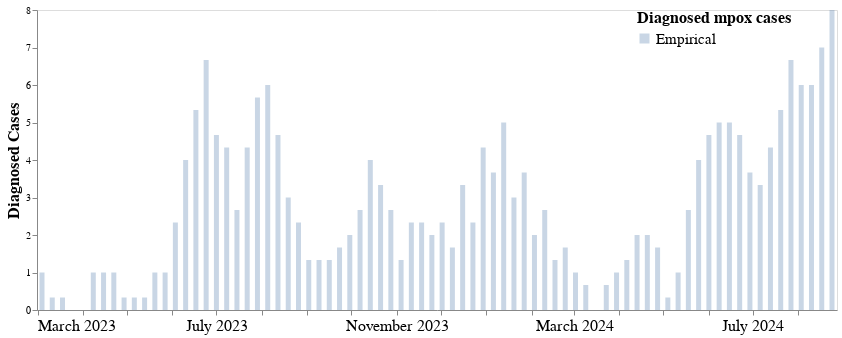

Here is the notebook cell this chart was saved with:
### Code cell
cases_bar =  alt.Chart(subset_sims_df, title = "").mark_bar(interpolate='monotone', opacity = 0.3 ,color = "black", clip = True).encode(
    alt.X('week:T', axis=alt.Axis(title="",tickCount = "month", grid=False,format="%B %Y", labelFontSize = 16)),
    alt.Y('value',axis=alt.Axis(title="Diagnosed Cases", grid=False, titleFontSize = 16),stack = False),

    alt.Color('variable:N',legend=alt.Legend(title= "Diagnosed mpox cases",offset = -200, labelFontSize = 15, titleFontSize = 16)),


).properties(
    width=800,
    height=300
).transform_filter(datum.variable == "Empirical")
cases_bar

### Figure 1 — Vega-Lite specification as saved in the notebook (floating-point values rounded to 4 significant figures; data arrays with more than 128 entries replaced by an {"elided": "..."} marker saying what was removed)
{"config": {"view": {"continuousWidth": 400, "continuousHeight": 300}}, "data": {"name": "data-f8a3ead449691ac17fe47aca1463e6bc"}, "mark": {"type": "bar", "clip": true, "color": "black", "interpolate": "monotone", "opacity": 0.3}, "encoding": {"color": {"field": "variable", "legend": {"labelFontSize": 15, "offset": -200, "title": "Diagnosed mpox cases", "titleFontSize": 16}, "type": "nominal"}, "x": {"axis": {"format": "%B %Y", "grid": false, "labelFontSize": 16, "tickCount": "month", "title": ""}, "field": "week", "type": "temporal"}, "y": {"axis": {"grid": false, "title": "Diagnosed Cases", "titleFontSize": 16}, "field": "value", "stack": false, "type": "quantitative"}}, "height": 300, "title": "", "transform": [{"filter": "(datum.variable === 'Empirical')"}], "width": 800, "$schema": "https://vega.github.io/schema/vega-lite/v4.17.0.json", "datasets": {"data-f8a3ead449691ac17fe47aca1463e6bc": {"elided": "312 records"}}}
